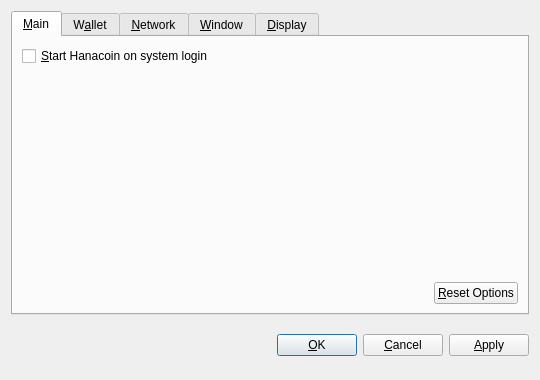
<?xml version="1.0" encoding="UTF-8"?>
<ui version="4.0">
 <class>OptionsDialog</class>
 <widget class="QDialog" name="OptionsDialog">
  <property name="geometry">
   <rect>
    <x>0</x>
    <y>0</y>
    <width>540</width>
    <height>380</height>
   </rect>
  </property>
  <property name="windowTitle">
   <string>Options</string>
  </property>
  <property name="modal">
   <bool>true</bool>
  </property>
  <layout class="QVBoxLayout" name="verticalLayout">
   <item>
    <widget class="QTabWidget" name="tabWidget">
     <property name="tabPosition">
      <enum>QTabWidget::North</enum>
     </property>
     <property name="currentIndex">
      <number>0</number>
     </property>
     <widget class="QWidget" name="tabMain">
      <attribute name="title">
       <string>&amp;Main</string>
      </attribute>
      <layout class="QVBoxLayout" name="verticalLayout_Main">
       <item>
        <widget class="QCheckBox" name="bitcoinAtStartup">
         <property name="toolTip">
          <string>Automatically start Hanacoin after logging in to the system.</string>
         </property>
         <property name="text">
          <string>&amp;Start Hanacoin on system login</string>
         </property>
        </widget>
       </item>
       <item>
        <spacer name="verticalSpacer_Main">
         <property name="orientation">
          <enum>Qt::Vertical</enum>
         </property>
         <property name="sizeHint" stdset="0">
          <size>
           <width>20</width>
           <height>40</height>
          </size>
         </property>
        </spacer>
       </item>
       <item>
        <layout class="QHBoxLayout" name="horizontalLayout_2_Main">
         <item>
          <spacer name="horizontalSpacer_2_Main">
           <property name="orientation">
            <enum>Qt::Horizontal</enum>
           </property>
           <property name="sizeHint" stdset="0">
            <size>
             <width>40</width>
             <height>20</height>
            </size>
           </property>
          </spacer>
         </item>
         <item>
          <widget class="QPushButton" name="resetButton">
           <property name="toolTip">
            <string>Reset all client options to default.</string>
           </property>
           <property name="text">
            <string>&amp;Reset Options</string>
           </property>
           <property name="autoDefault">
            <bool>false</bool>
           </property>
          </widget>
         </item>
        </layout>
       </item>
      </layout>
     </widget>
     <widget class="QWidget" name="tabWallet">
      <attribute name="title">
       <string>W&amp;allet</string>
      </attribute>
      <layout class="QVBoxLayout" name="verticalLayout_Network">
       <item>
        <widget class="QLabel" name="transactionFeeInfoLabel">
         <property name="text">
          <string>Optional transaction fee per kB that helps make sure your transactions are processed quickly. Most transactions are 1 kB.</string>
         </property>
         <property name="textFormat">
          <enum>Qt::PlainText</enum>
         </property>
         <property name="wordWrap">
          <bool>true</bool>
         </property>
        </widget>
       </item>
       <item>
        <layout class="QHBoxLayout" name="horizontalLayout_1_Main">
         <item>
          <widget class="QLabel" name="transactionFeeLabel">
           <property name="text">
            <string>Pay transaction &amp;fee</string>
           </property>
           <property name="textFormat">
            <enum>Qt::PlainText</enum>
           </property>
           <property name="buddy">
            <cstring>transactionFee</cstring>
           </property>
          </widget>
         </item>
         <item>
          <widget class="BitcoinAmountField" name="transactionFee"/>
         </item>
         <item>
          <spacer name="horizontalSpacer_1_Main">
           <property name="orientation">
            <enum>Qt::Horizontal</enum>
           </property>
           <property name="sizeHint" stdset="0">
            <size>
             <width>40</width>
             <height>20</height>
            </size>
           </property>
          </spacer>
         </item>
        </layout>
       </item>
       <item>
        <widget class="QLabel" name="label">
         <property name="text">
          <string>If you disable the spending of unconfirmed change, the change from a transaction cannot be used until that transaction has at least one confirmation. This also affects how your balance is computed.</string>
         </property>
         <property name="wordWrap">
          <bool>true</bool>
         </property>
        </widget>
       </item>
       <item>
        <widget class="QCheckBox" name="spendZeroConfChange">
         <property name="text">
          <string>Spend unconfirmed change  (experts only)</string>
         </property>
        </widget>
       </item>
       <item>
        <spacer name="verticalSpacer">
         <property name="orientation">
          <enum>Qt::Vertical</enum>
         </property>
         <property name="sizeHint" stdset="0">
          <size>
           <width>20</width>
           <height>40</height>
          </size>
         </property>
        </spacer>
       </item>
      </layout>
     </widget>
     <widget class="QWidget" name="tabNetwork">
      <attribute name="title">
       <string>&amp;Network</string>
      </attribute>
      <layout class="QVBoxLayout" name="verticalLayout_Network">
       <item>
        <widget class="QCheckBox" name="mapPortUpnp">
         <property name="toolTip">
          <string>Automatically open the Hanacoin client port on the router. This only works when your router supports UPnP and it is enabled.</string>
         </property>
         <property name="text">
          <string>Map port using &amp;UPnP</string>
         </property>
        </widget>
       </item>
       <item>
        <widget class="QCheckBox" name="connectSocks">
         <property name="toolTip">
          <string>Connect to the Hanacoin network through a SOCKS proxy (e.g. when connecting through Tor).</string>
         </property>
         <property name="text">
          <string>&amp;Connect through SOCKS proxy:</string>
         </property>
        </widget>
       </item>
       <item>
        <layout class="QHBoxLayout" name="horizontalLayout_Network">
         <item>
          <widget class="QLabel" name="proxyIpLabel">
           <property name="text">
            <string>Proxy &amp;IP:</string>
           </property>
           <property name="textFormat">
            <enum>Qt::PlainText</enum>
           </property>
           <property name="buddy">
            <cstring>proxyIp</cstring>
           </property>
          </widget>
         </item>
         <item>
          <widget class="QValidatedLineEdit" name="proxyIp">
           <property name="maximumSize">
            <size>
             <width>140</width>
             <height>16777215</height>
            </size>
           </property>
           <property name="toolTip">
            <string>IP address of the proxy (e.g. 127.0.0.1)</string>
           </property>
          </widget>
         </item>
         <item>
          <widget class="QLabel" name="proxyPortLabel">
           <property name="text">
            <string>&amp;Port:</string>
           </property>
           <property name="textFormat">
            <enum>Qt::PlainText</enum>
           </property>
           <property name="buddy">
            <cstring>proxyPort</cstring>
           </property>
          </widget>
         </item>
         <item>
          <widget class="QLineEdit" name="proxyPort">
           <property name="maximumSize">
            <size>
             <width>55</width>
             <height>16777215</height>
            </size>
           </property>
           <property name="toolTip">
            <string>Port of the proxy (e.g. 9050)</string>
           </property>
          </widget>
         </item>
         <item>
          <widget class="QLabel" name="socksVersionLabel">
           <property name="text">
            <string>SOCKS &amp;Version:</string>
           </property>
           <property name="textFormat">
            <enum>Qt::PlainText</enum>
           </property>
           <property name="buddy">
            <cstring>socksVersion</cstring>
           </property>
          </widget>
         </item>
         <item>
          <widget class="QValueComboBox" name="socksVersion">
           <property name="toolTip">
            <string>SOCKS version of the proxy (e.g. 5)</string>
           </property>
          </widget>
         </item>
         <item>
          <spacer name="horizontalSpacer_Network">
           <property name="orientation">
            <enum>Qt::Horizontal</enum>
           </property>
           <property name="sizeHint" stdset="0">
            <size>
             <width>40</width>
             <height>20</height>
            </size>
           </property>
          </spacer>
         </item>
        </layout>
       </item>
       <item>
        <spacer name="verticalSpacer_Network">
         <property name="orientation">
          <enum>Qt::Vertical</enum>
         </property>
         <property name="sizeHint" stdset="0">
          <size>
           <width>20</width>
           <height>40</height>
          </size>
         </property>
        </spacer>
       </item>
      </layout>
     </widget>
     <widget class="QWidget" name="tabWindow">
      <attribute name="title">
       <string>&amp;Window</string>
      </attribute>
      <layout class="QVBoxLayout" name="verticalLayout_Window">
       <item>
        <widget class="QCheckBox" name="minimizeToTray">
         <property name="toolTip">
          <string>Show only a tray icon after minimizing the window.</string>
         </property>
         <property name="text">
          <string>&amp;Minimize to the tray instead of the taskbar</string>
         </property>
        </widget>
       </item>
       <item>
        <widget class="QCheckBox" name="minimizeOnClose">
         <property name="toolTip">
          <string>Minimize instead of exit the application when the window is closed. When this option is enabled, the application will be closed only after selecting Quit in the menu.</string>
         </property>
         <property name="text">
          <string>M&amp;inimize on close</string>
         </property>
        </widget>
       </item>
       <item>
        <spacer name="verticalSpacer_Window">
         <property name="orientation">
          <enum>Qt::Vertical</enum>
         </property>
         <property name="sizeHint" stdset="0">
          <size>
           <width>20</width>
           <height>40</height>
          </size>
         </property>
        </spacer>
       </item>
      </layout>
     </widget>
     <widget class="QWidget" name="tabDisplay">
      <attribute name="title">
       <string>&amp;Display</string>
      </attribute>
      <layout class="QVBoxLayout" name="verticalLayout_Display">
       <item>
        <layout class="QHBoxLayout" name="horizontalLayout_1_Display">
         <item>
          <widget class="QLabel" name="langLabel">
           <property name="text">
            <string>User Interface &amp;language:</string>
           </property>
           <property name="textFormat">
            <enum>Qt::PlainText</enum>
           </property>
           <property name="buddy">
            <cstring>lang</cstring>
           </property>
          </widget>
         </item>
         <item>
          <widget class="QValueComboBox" name="lang">
           <property name="toolTip">
            <string>The user interface language can be set here. This setting will take effect after restarting Hanacoin.</string>
           </property>
          </widget>
         </item>
        </layout>
       </item>
       <item>
        <layout class="QHBoxLayout" name="horizontalLayout_2_Display">
         <item>
          <widget class="QLabel" name="unitLabel">
           <property name="text">
            <string>&amp;Unit to show amounts in:</string>
           </property>
           <property name="textFormat">
            <enum>Qt::PlainText</enum>
           </property>
           <property name="buddy">
            <cstring>unit</cstring>
           </property>
          </widget>
         </item>
         <item>
          <widget class="QValueComboBox" name="unit">
           <property name="toolTip">
            <string>Choose the default subdivision unit to show in the interface and when sending coins.</string>
           </property>
          </widget>
         </item>
        </layout>
       </item>
       <item>
        <widget class="QCheckBox" name="displayAddresses">
         <property name="toolTip">
          <string>Whether to show Hanacoin addresses in the transaction list or not.</string>
         </property>
         <property name="text">
          <string>&amp;Display addresses in transaction list</string>
         </property>
        </widget>
       </item>
       <item>
        <widget class="QCheckBox" name="coinControlFeatures">
         <property name="toolTip">
          <string>Whether to show coin control features or not.</string>
         </property>
         <property name="text">
          <string>Display coin &amp;control features (experts only!)</string>
         </property>
        </widget>
       </item>
       <item>
        <spacer name="verticalSpacer_Display">
         <property name="orientation">
          <enum>Qt::Vertical</enum>
         </property>
         <property name="sizeHint" stdset="0">
          <size>
           <width>20</width>
           <height>40</height>
          </size>
         </property>
        </spacer>
       </item>
      </layout>
     </widget>
    </widget>
   </item>
   <item>
    <layout class="QHBoxLayout" name="horizontalLayout_Buttons">
     <item>
      <spacer name="horizontalSpacer_1">
       <property name="orientation">
        <enum>Qt::Horizontal</enum>
       </property>
       <property name="sizeHint" stdset="0">
        <size>
         <width>40</width>
         <height>48</height>
        </size>
       </property>
      </spacer>
     </item>
     <item>
      <widget class="QLabel" name="statusLabel">
       <property name="font">
        <font>
         <weight>75</weight>
         <bold>true</bold>
        </font>
       </property>
       <property name="text">
        <string/>
       </property>
       <property name="textFormat">
        <enum>Qt::PlainText</enum>
       </property>
       <property name="wordWrap">
        <bool>true</bool>
       </property>
      </widget>
     </item>
     <item>
      <spacer name="horizontalSpacer_2">
       <property name="orientation">
        <enum>Qt::Horizontal</enum>
       </property>
       <property name="sizeHint" stdset="0">
        <size>
         <width>40</width>
         <height>48</height>
        </size>
       </property>
      </spacer>
     </item>
     <item>
      <widget class="QPushButton" name="okButton">
       <property name="text">
        <string>&amp;OK</string>
       </property>
      </widget>
     </item>
     <item>
      <widget class="QPushButton" name="cancelButton">
       <property name="text">
        <string>&amp;Cancel</string>
       </property>
       <property name="autoDefault">
        <bool>false</bool>
       </property>
      </widget>
     </item>
     <item>
      <widget class="QPushButton" name="applyButton">
       <property name="text">
        <string>&amp;Apply</string>
       </property>
       <property name="autoDefault">
        <bool>false</bool>
       </property>
      </widget>
     </item>
    </layout>
   </item>
  </layout>
 </widget>
 <customwidgets>
  <customwidget>
   <class>BitcoinAmountField</class>
   <extends>QSpinBox</extends>
   <header>bitcoinamountfield.h</header>
  </customwidget>
  <customwidget>
   <class>QValueComboBox</class>
   <extends>QComboBox</extends>
   <header>qvaluecombobox.h</header>
  </customwidget>
  <customwidget>
   <class>QValidatedLineEdit</class>
   <extends>QLineEdit</extends>
   <header>qvalidatedlineedit.h</header>
  </customwidget>
 </customwidgets>
 <resources/>
 <connections/>
</ui>
